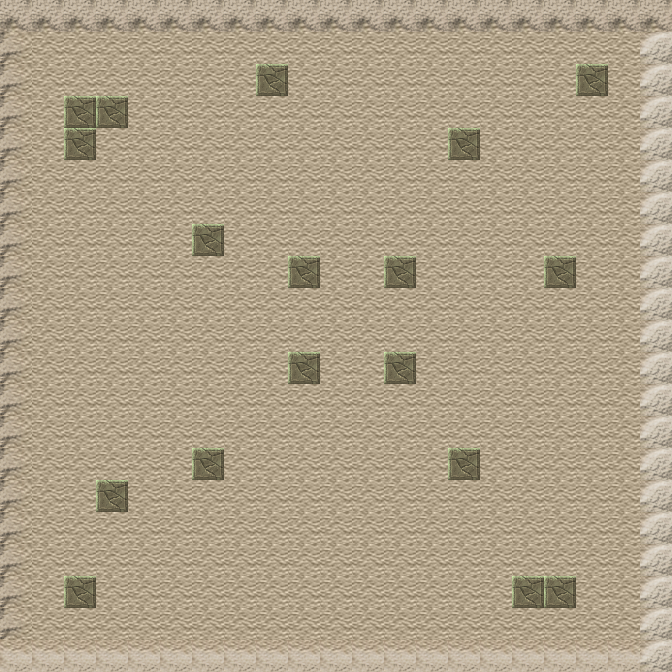

A level layout from a 2D game, rendered from its tile map. Below: a short description, then the map file with tile-grid data replaced by summaries:
An orthogonal 21x21 tile map with 32x32 px tiles, 2 tile layers (Background, Walls), 2 tilesets.

<map version="1.2" tiledversion="1.2.3" orientation="orthogonal" renderorder="right-down" width="21" height="21" tilewidth="32" tileheight="32" infinite="0" nextlayerid="4" nextobjectid="1">
 <tileset firstgid="1" source="tiles/ground_textures.tsx" />
 <tileset firstgid="373" source="tiles/desert_tileset32x32 (1).tsx" />
 <layer id="3" name="Background" width="21" height="21">
  <data>[441 cells, 440 non-empty, 5 distinct tile ids]</data>
 </layer>
 <layer id="2" name="Walls" width="21" height="21">
  <data>[441 cells, 18 non-empty, 1 distinct tile ids]</data>
 </layer>
</map>
